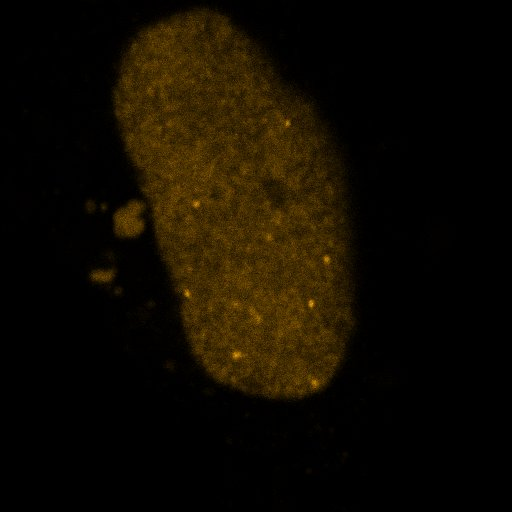
#> input picture examples/test.jpg, 512 x 512 px, given in place of test.tif, which was not available
$ jupyter execute --allow-errors RF_Outsu.ipynb   (text cells are left out)
#> lines starting #> are read from the running program, lines starting #| are printed output that depends on the picture; after the words box and inside, x2 and y2 are one past the last pixel; in counts of white or black regions, pixels touching at a corner belong together; pictures that were not available may be replaced by others from this repository, and a replacement may not be noted
[cell 1]
import numpy as np
import pandas as pd
import matplotlib.pyplot as plt

from pathlib import Path
from skimage import io, filters, morphology, measure, segmentation
from skimage.feature import peak_local_max
from scipy import ndimage as ndi

from sklearn.ensemble import RandomForestClassifier
from sklearn.model_selection import GroupShuffleSplit
from sklearn.metrics import classification_report

[cell 2]
image_path = "test.tif"

image = io.imread(image_path)
#> image is the input picture: shape (512, 512, 3); mean R, G, B 16.6, 11, 0.9

print("Image shape:", image.shape)
#| Image shape: (512, 512, 3)
print("Data type:", image.dtype)
#| Data type: uint8

fig, ax = plt.subplots(figsize=(8, 8))

ax.imshow(image, cmap="gray")
ax.set_title("Original microscopy image")
ax.axis("off")

plt.show()

[cell 3]
threshold = filters.threshold_otsu(image)
#> threshold = 28
threshold_factor = 3

binary_mask = image > threshold * threshold_factor
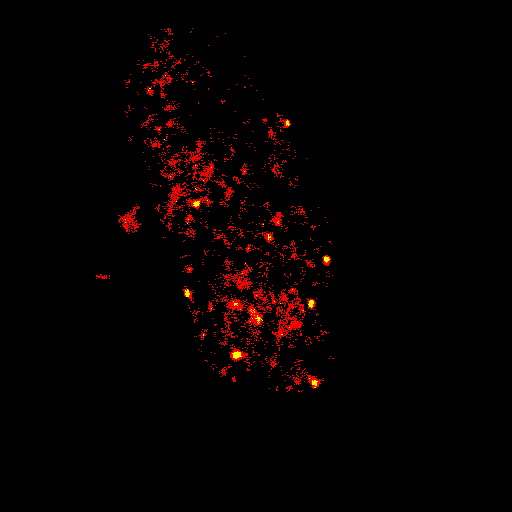
#> binary_mask: shape (512, 512, 3) bool; mean R, G, B 0.0238, 0.00116, 0

fig, axes = plt.subplots(1, 3, figsize=(16, 5))

axes[0].imshow(image, cmap="gray")
axes[0].set_title("Original image")

axes[1].hist(image.ravel(), bins=100)
axes[1].axvline(threshold, color="red", linestyle="--")
axes[1].set_title(f"Otsu threshold = {threshold:.2f}")

axes[2].imshow(binary_mask, cmap="gray")
axes[2].set_title("Binary mask")

for ax in [axes[0], axes[2]]:
    ax.axis("off")

[cell 4]
min_area = 2  # pixels

clean_mask = morphology.remove_small_objects(
    binary_mask,
    min_size=min_area
)

fig, axes = plt.subplots(1, 2, figsize=(12, 5))

axes[0].imshow(binary_mask, cmap="gray")
axes[0].set_title("Before cleaning")

axes[1].imshow(clean_mask, cmap="gray")
axes[1].set_title("After removing small objects")

for ax in axes:
    ax.axis("off")

plt.tight_layout()
plt.show()

[cell 5]
image_float = image.astype(np.float32)

distance = ndi.distance_transform_edt(clean_mask)
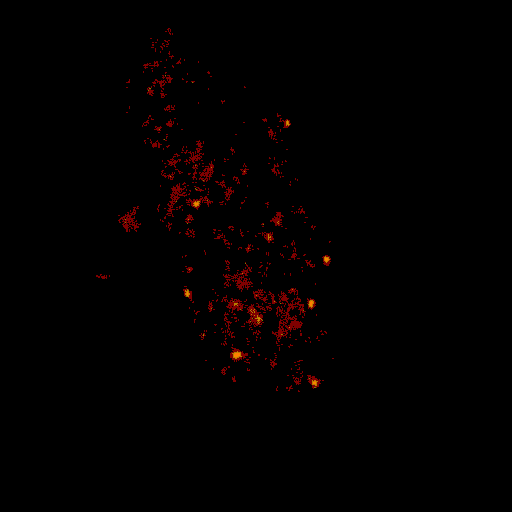
#> distance: shape (512, 512, 3) float64; mean R, G, B 0.0203, 0.00116, 0; drawn with min black and max white

# Detect candidate centers
coordinates = peak_local_max(
    distance,
    min_distance=3,
    labels=clean_mask
)
#> coordinates = empty array

markers = np.zeros_like(clean_mask, dtype=np.int32)

for i, (y, x) in enumerate(coordinates, start=1):
    markers[y, x] = i
#> this loop made 0 passes
#> markers: shape (512, 512, 3) int32; every value is 0

labels = segmentation.watershed(
    -distance,
    markers,
    mask=clean_mask
)

fig, axes = plt.subplots(1, 3, figsize=(16, 5))

axes[0].imshow(clean_mask, cmap="gray")
axes[0].set_title("Binary mask")

axes[1].imshow(distance, cmap="magma")
axes[1].set_title("Distance transform")

#> (the rest of this cell did not finish here and is left out)

$ run again, with examples/image.jpg copied over examples/test.jpg
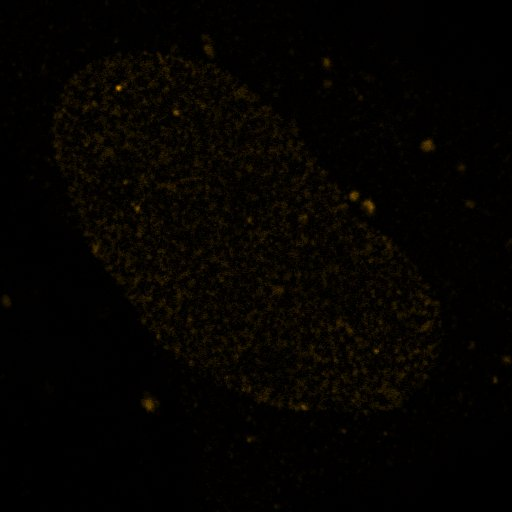
#> input picture examples/image.jpg, 512 x 512 px, given in place of test.tif, which was not available
#> image is the input picture: shape (512, 512, 3); mean R, G, B 4.9, 3.2, 0.9
#| Image shape: (512, 512, 3)
#| Data type: uint8
#> threshold = 8
#> `binary_mask = image > threshold * threshold_factor`:
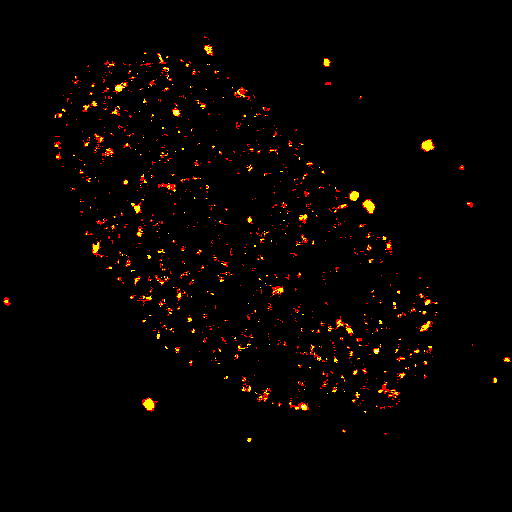
#> binary_mask: shape (512, 512, 3) bool; mean R, G, B 0.0245, 0.00839, 0.000137
#> `distance = ndi.distance_transform_edt(clean_mask)`:
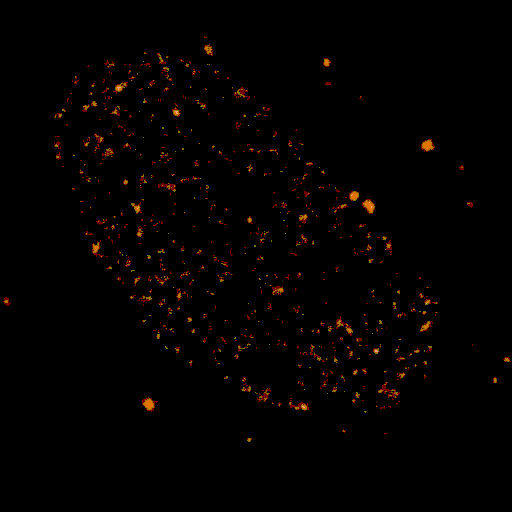
#> distance: shape (512, 512, 3) float64; mean R, G, B 0.0262, 0.00844, 0.000137; drawn with min black and max white
#> coordinates = empty array

$ run again, with examples/series_01.jpg copied over examples/test.jpg
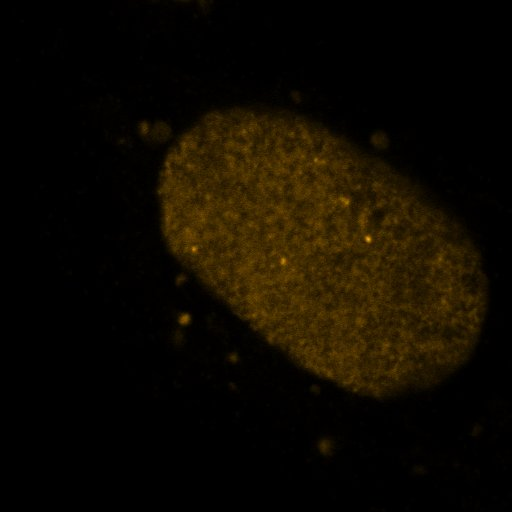
#> input picture examples/series_01.jpg, 512 x 512 px, given in place of test.tif, which was not available
#> image is the input picture: shape (512, 512, 3); mean R, G, B 14.7, 9.7, 0.6
#| Image shape: (512, 512, 3)
#| Data type: uint8
#> threshold = 25
#> `binary_mask = image > threshold * threshold_factor`:
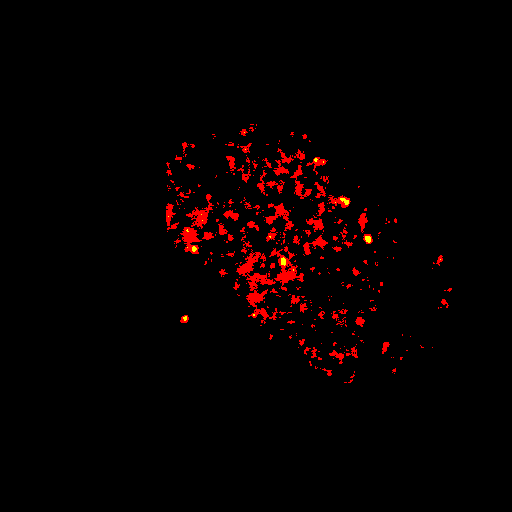
#> binary_mask: shape (512, 512, 3) bool; mean R, G, B 0.0273, 0.000687, 0
#> `distance = ndi.distance_transform_edt(clean_mask)`:
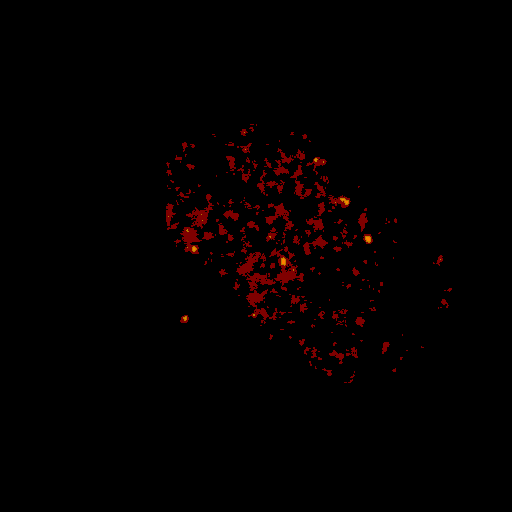
#> distance: shape (512, 512, 3) float64; mean R, G, B 0.0271, 0.000687, 0; drawn with min black and max white
#> coordinates = empty array

$ run again, with examples/C2_MP_U2OS_fixed_20nMJF549_ORC1_MGS1.nd2_(series_01).tif saved as examples/test.jpg
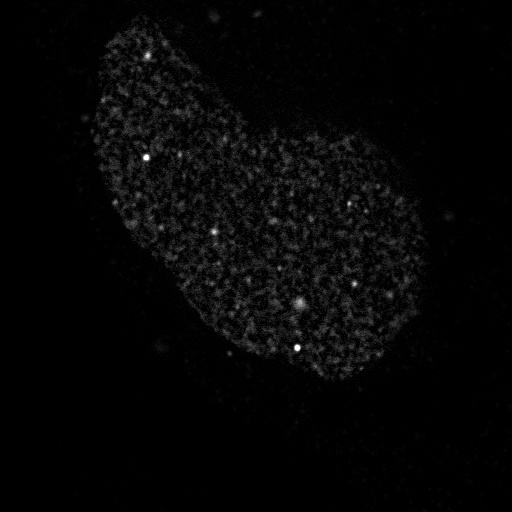
#> input picture examples/C2_MP_U2OS_fixed_20nMJF549_ORC1_MGS1.nd2_(series_01).tif, 512 x 512 px, given in place of test.tif, which was not available
#> image is the input picture: shape (512, 512, 3); min 0, max 255, mean 5.8
#| Image shape: (512, 512, 3)
#| Data type: uint8
#> threshold = 17
#> `binary_mask = image > threshold * threshold_factor`:
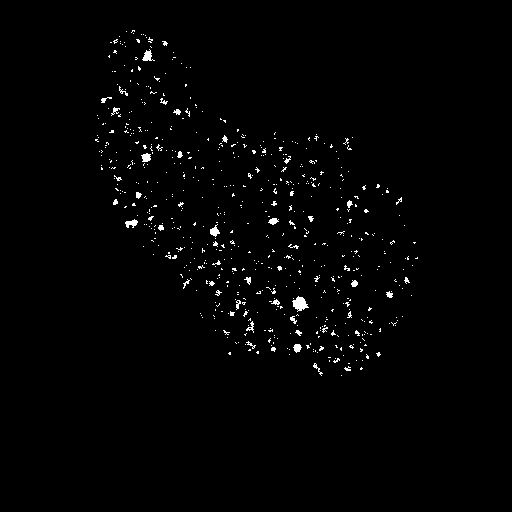
#> binary_mask: shape (512, 512, 3) bool; 1.3% white in thin lines or dots, all inside (x1, y1, x2, y2) = (95, 30, 418, 376)
#> `distance = ndi.distance_transform_edt(clean_mask)`:
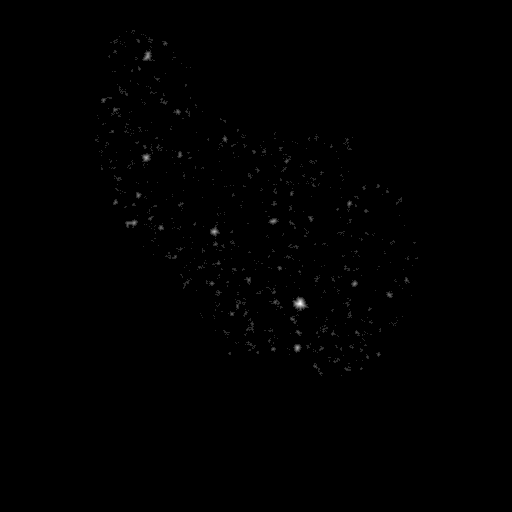
#> distance: shape (512, 512, 3) float64; min 0, max 5.83, mean 0.0153; drawn with min black and max white
#> coordinates = empty array
